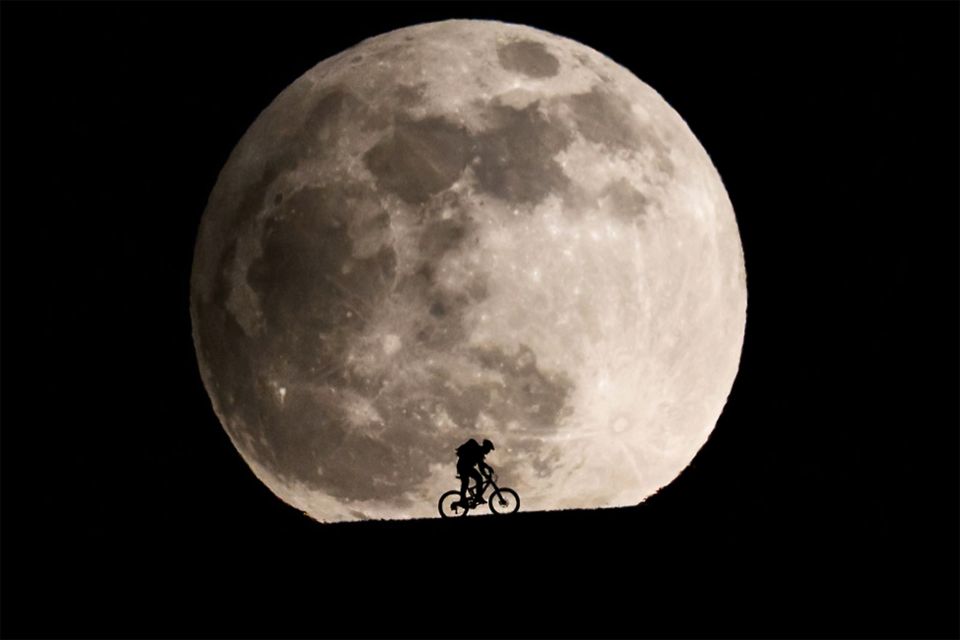
#> input picture asd.jpg, 1920 x 1280 px, given in place of the camera (shown at 1/2 size)
$ python peopletracer.py
#> lines starting #> are read from the running program, lines starting #| are printed output that depends on the picture; after the words box and inside, x2 and y2 are one past the last pixel; in counts of white or black regions, pixels touching at a corner belong together
# import the necessary packages
import numpy as np
import cv2

# initialize the HOG descriptor/person detector
hog = cv2.HOGDescriptor()
hog.setSVMDetector(cv2.HOGDescriptor_getDefaultPeopleDetector())

cv2.startWindowThread()

# open webcam video stream
cap = cv2.VideoCapture(0)

# the output will be written to output.avi
out = cv2.VideoWriter(
    'output.avi',
    cv2.VideoWriter_fourcc(*'MJPG'),
    15.,
    (640,480))

while(True):
    # Capture frame-by-frame
    ret, frame = cap.read()
#> frame is the input picture: shape (1280, 1920, 3); mean B, G, R 43.5, 48.8, 55

    # resizing for faster detection
    frame = cv2.resize(frame, (640, 480))
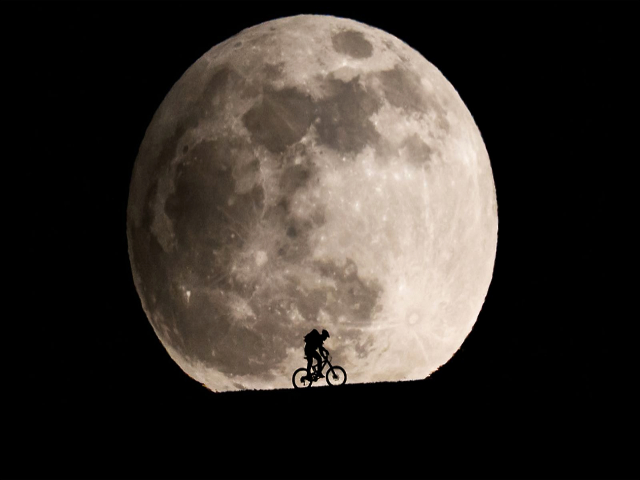
#> frame: shape (480, 640, 3); mean B, G, R 43.5, 48.7, 55
    # using a greyscale picture, also for faster detection
    gray = cv2.cvtColor(frame, cv2.COLOR_RGB2GRAY)
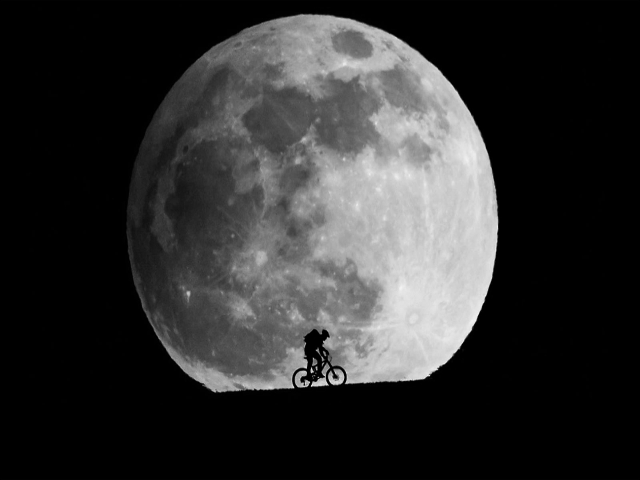
#> gray: shape (480, 640); min 0, max 242, mean 47.9

    # detect people in the image
    # returns the bounding boxes for the detected objects
    boxes, weights = hog.detectMultiScale(frame, winStride=(8,8) )
#> boxes = [[273, 253, 79, 159]]; weights = [0.379]

    boxes = np.array([[x, y, x + w, y + h] for (x, y, w, h) in boxes])
#> boxes = [[273, 253, 352, 412]]

    for (xA, yA, xB, yB) in boxes:
        # display the detected boxes in the colour picture
        cv2.rectangle(frame, (xA, yA), (xB, yB),(0, 255, 0), 2)
#> this loop made 1 pass
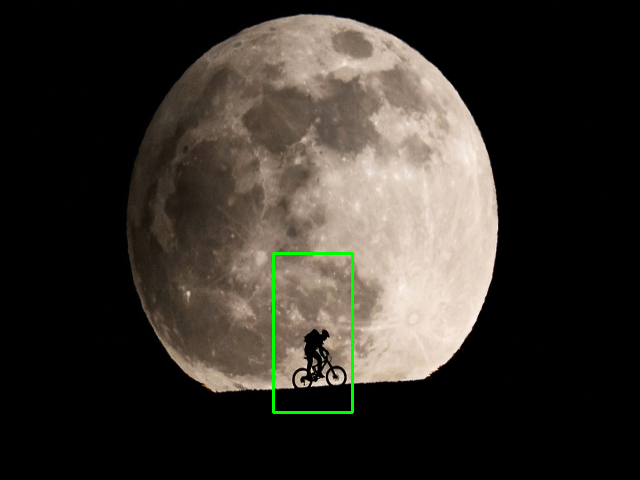
#> frame: shape (480, 640, 3); 0.46% of pixels changed, all inside (x1, y1, x2, y2) = (272, 252, 354, 414)

    # Write the output video
    out.write(frame.astype('uint8'))
    # Display the resulting frame
    cv2.imshow('frame',frame)
    if cv2.waitKey(1) & 0xFF == ord('q'):
#> (key q is pressed here)
        break

# When everything done, release the capture
cap.release()
# and release the output
out.release()
# finally, close the window
cv2.destroyAllWindows()
cv2.waitKey(1)
